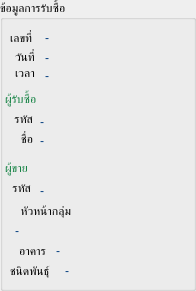
     <widget class="QGroupBox" name="groupBox_14">
      <property name="geometry">
       <rect>
        <x>5</x>
        <y>120</y>
        <width>196</width>
        <height>291</height>
       </rect>
      </property>
      <property name="title">
       <string>ข้อมูลการรับซื้อ</string>
      </property>
      <widget class="QLabel" name="label_52">
       <property name="geometry">
        <rect>
         <x>15</x>
         <y>49</y>
         <width>28</width>
         <height>16</height>
        </rect>
       </property>
       <property name="text">
        <string>วันที่</string>
       </property>
      </widget>
      <widget class="QLabel" name="lbl_OrderID_3">
       <property name="geometry">
        <rect>
         <x>45</x>
         <y>30</y>
         <width>141</width>
         <height>16</height>
        </rect>
       </property>
       <property name="styleSheet">
        <string notr="true">color: rgb(7, 64, 128);</string>
       </property>
       <property name="text">
        <string>-</string>
       </property>
      </widget>
      <widget class="QLabel" name="lbl_Order_Date_3">
       <property name="geometry">
        <rect>
         <x>45</x>
         <y>50</y>
         <width>141</width>
         <height>16</height>
        </rect>
       </property>
       <property name="styleSheet">
        <string notr="true">color: rgb(7, 64, 128);</string>
       </property>
       <property name="text">
        <string>-</string>
       </property>
      </widget>
      <widget class="QLabel" name="label_53">
       <property name="geometry">
        <rect>
         <x>10</x>
         <y>30</y>
         <width>28</width>
         <height>16</height>
        </rect>
       </property>
       <property name="text">
        <string>เลขที่</string>
       </property>
      </widget>
      <widget class="QLabel" name="label_54">
       <property name="geometry">
        <rect>
         <x>15</x>
         <y>65</y>
         <width>28</width>
         <height>16</height>
        </rect>
       </property>
       <property name="text">
        <string>เวลา</string>
       </property>
      </widget>
      <widget class="QLabel" name="lbl_Order_Time_3">
       <property name="geometry">
        <rect>
         <x>45</x>
         <y>65</y>
         <width>141</width>
         <height>21</height>
        </rect>
       </property>
       <property name="styleSheet">
        <string notr="true">color: rgb(7, 64, 128);</string>
       </property>
       <property name="text">
        <string>-</string>
       </property>
      </widget>
      <widget class="QLabel" name="label_6">
       <property name="geometry">
        <rect>
         <x>5</x>
         <y>86</y>
         <width>51</width>
         <height>26</height>
        </rect>
       </property>
       <property name="styleSheet">
        <string notr="true">font: 16pt &quot;.AppleSystemUIFont&quot;;
color: rgb(16, 128, 64);</string>
       </property>
       <property name="text">
        <string>ผู้รับซื้อ</string>
       </property>
      </widget>
      <widget class="QLabel" name="label_55">
       <property name="geometry">
        <rect>
         <x>5</x>
         <y>155</y>
         <width>51</width>
         <height>26</height>
        </rect>
       </property>
       <property name="styleSheet">
        <string notr="true">font: 16pt &quot;.AppleSystemUIFont&quot;;
color: rgb(16, 128, 64);</string>
       </property>
       <property name="text">
        <string>ผู้ขาย</string>
       </property>
      </widget>
      <widget class="QLabel" name="lbl_Staff_name_3">
       <property name="geometry">
        <rect>
         <x>40</x>
         <y>130</y>
         <width>146</width>
         <height>21</height>
        </rect>
       </property>
       <property name="styleSheet">
        <string notr="true">color: rgb(7, 64, 128);</string>
       </property>
       <property name="text">
        <string>-</string>
       </property>
      </widget>
      <widget class="QLabel" name="lbl_Staff_ID_2">
       <property name="geometry">
        <rect>
         <x>40</x>
         <y>111</y>
         <width>146</width>
         <height>21</height>
        </rect>
       </property>
       <property name="styleSheet">
        <string notr="true">color: rgb(7, 64, 128);</string>
       </property>
       <property name="text">
        <string>-</string>
       </property>
      </widget>
      <widget class="QLabel" name="label_45">
       <property name="geometry">
        <rect>
         <x>10</x>
         <y>111</y>
         <width>23</width>
         <height>16</height>
        </rect>
       </property>
       <property name="text">
        <string>รหัส</string>
       </property>
       <property name="alignment">
        <set>Qt::AlignRight|Qt::AlignTrailing|Qt::AlignVCenter</set>
       </property>
      </widget>
      <widget class="QLabel" name="label_44">
       <property name="geometry">
        <rect>
         <x>10</x>
         <y>131</y>
         <width>23</width>
         <height>16</height>
        </rect>
       </property>
       <property name="text">
        <string>ชื่อ</string>
       </property>
       <property name="alignment">
        <set>Qt::AlignRight|Qt::AlignTrailing|Qt::AlignVCenter</set>
       </property>
      </widget>
      <widget class="QLabel" name="label_49">
       <property name="geometry">
        <rect>
         <x>5</x>
         <y>180</y>
         <width>26</width>
         <height>16</height>
        </rect>
       </property>
       <property name="text">
        <string>รหัส</string>
       </property>
       <property name="alignment">
        <set>Qt::AlignRight|Qt::AlignTrailing|Qt::AlignVCenter</set>
       </property>
      </widget>
      <widget class="QLabel" name="label_48">
       <property name="geometry">
        <rect>
         <x>5</x>
         <y>200</y>
         <width>66</width>
         <height>21</height>
        </rect>
       </property>
       <property name="text">
        <string>หัวหน้ากลุ่ม</string>
       </property>
       <property name="alignment">
        <set>Qt::AlignRight|Qt::AlignTrailing|Qt::AlignVCenter</set>
       </property>
      </widget>
      <widget class="QLabel" name="lbl_customer_HeadGroup_2">
       <property name="geometry">
        <rect>
         <x>15</x>
         <y>220</y>
         <width>166</width>
         <height>21</height>
        </rect>
       </property>
       <property name="styleSheet">
        <string notr="true">color: rgb(7, 64, 128);</string>
       </property>
       <property name="text">
        <string>-</string>
       </property>
      </widget>
      <widget class="QLabel" name="lbl_customer_ID_2">
       <property name="geometry">
        <rect>
         <x>40</x>
         <y>180</y>
         <width>141</width>
         <height>21</height>
        </rect>
       </property>
       <property name="styleSheet">
        <string notr="true">color: rgb(7, 64, 128);</string>
       </property>
       <property name="text">
        <string>-</string>
       </property>
      </widget>
      <widget class="QLabel" name="lbl_building_2">
       <property name="geometry">
        <rect>
         <x>50</x>
         <y>240</y>
         <width>16</width>
         <height>21</height>
        </rect>
       </property>
       <property name="styleSheet">
        <string notr="true">color: rgb(7, 64, 128);</string>
       </property>
       <property name="text">
        <string>-</string>
       </property>
       <property name="alignment">
        <set>Qt::AlignCenter</set>
       </property>
      </widget>
      <widget class="QLabel" name="label_59">
       <property name="geometry">
        <rect>
         <x>10</x>
         <y>240</y>
         <width>36</width>
         <height>21</height>
        </rect>
       </property>
       <property name="text">
        <string>อาคาร</string>
       </property>
       <property name="alignment">
        <set>Qt::AlignRight|Qt::AlignTrailing|Qt::AlignVCenter</set>
       </property>
      </widget>
      <widget class="QLabel" name="label_58">
       <property name="geometry">
        <rect>
         <x>10</x>
         <y>260</y>
         <width>49</width>
         <height>21</height>
        </rect>
       </property>
       <property name="text">
        <string>ชนิดพันธุ์</string>
       </property>
      </widget>
      <widget class="QLabel" name="lbl_MaterialType_2">
       <property name="geometry">
        <rect>
         <x>65</x>
         <y>260</y>
         <width>116</width>
         <height>21</height>
        </rect>
       </property>
       <property name="styleSheet">
        <string notr="true">color: rgb(7, 64, 128);</string>
       </property>
       <property name="text">
        <string>-</string>
       </property>
      </widget>
     </widget>
